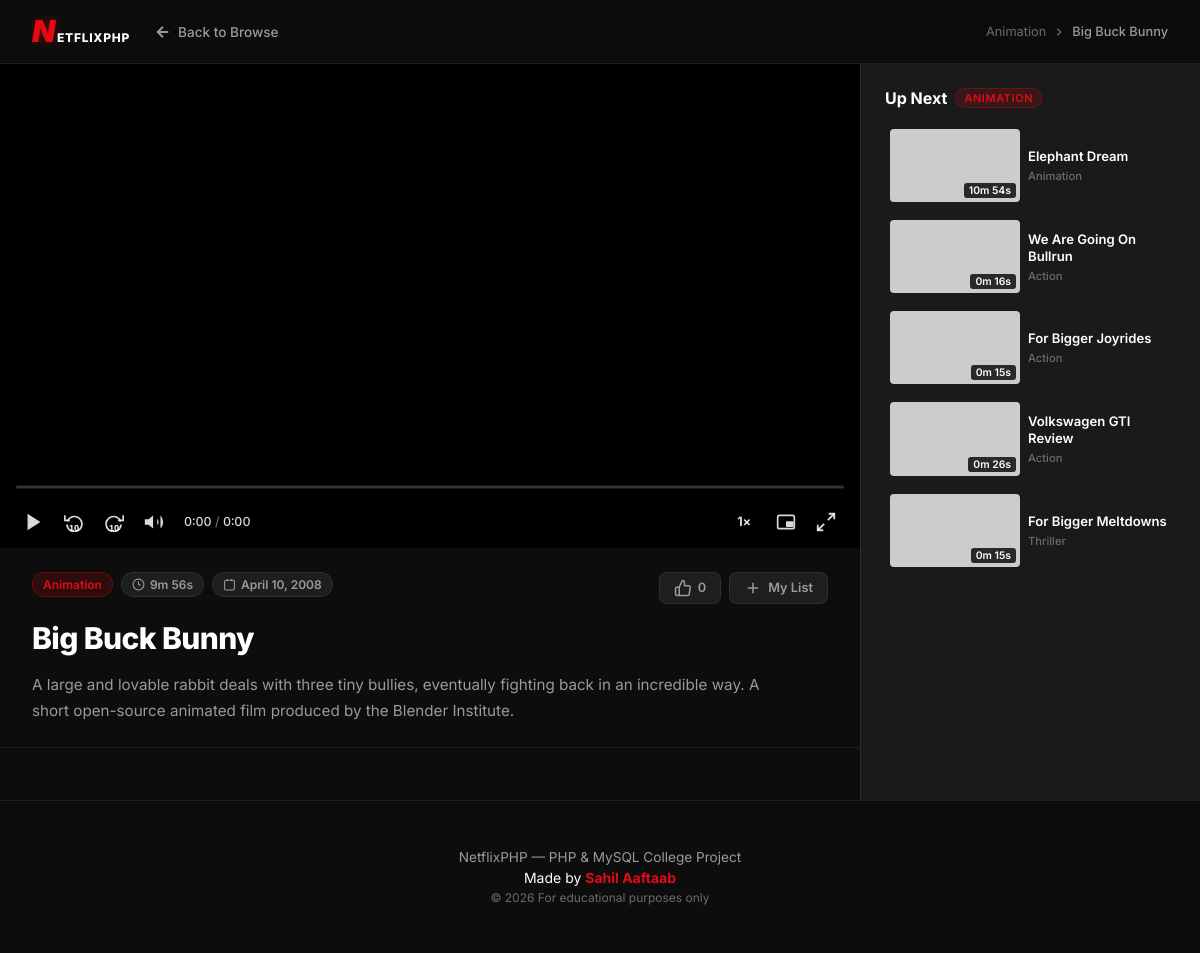
Screenshot of /player.php?id=1 with the database file from the repository.
### tables this page shows
CREATE TABLE videos (
    id           INT          UNSIGNED AUTO_INCREMENT PRIMARY KEY,
    title        VARCHAR(255) NOT NULL,
    description  TEXT         NOT NULL,
    thumbnail_url VARCHAR(500) NOT NULL,
    video_url    VARCHAR(500) NOT NULL,
    duration     VARCHAR(20)  NOT NULL,
    genre        VARCHAR(100) NOT NULL,
    upload_date  DATE         NOT NULL,
    created_at   TIMESTAMP    DEFAULT CURRENT_TIMESTAMP
);

### player.php (the view, shortened to what this page needs)
<?php
require_once 'db_connect.php';
$video_id = filter_input(INPUT_GET, 'id', FILTER_VALIDATE_INT);
try {
    $stmt = $pdo->prepare(
        "SELECT id, title, description, thumbnail_url, video_url, duration, genre, upload_date
           FROM videos
          WHERE id = :id
          LIMIT 1"
    );
    $stmt->execute([':id' => $video_id]);
    $video = $stmt->fetch();
} catch (PDOException $e) {
    $video = null;
}
    ?>
    <?php
try {
    $rel_stmt = $pdo->prepare(
        "SELECT id, title, thumbnail_url, duration, genre
           FROM videos
          WHERE genre = :genre
            AND id  != :current_id
          ORDER BY upload_date DESC
          LIMIT 6"
    );
    $rel_stmt->execute([
        ':genre'      => $video['genre'],
        ':current_id' => $video_id,
    ]);
    $related = $rel_stmt->fetchAll();
    if (count($related) < 4) {
        $extra_ids   = array_column($related, 'id');
        $extra_ids[] = $video_id;
        $placeholders = implode(',', array_fill(0, count($extra_ids), '?'));
        $extra_stmt  = $pdo->prepare(
            "SELECT id, title, thumbnail_url, duration, genre
               FROM videos
              WHERE id NOT IN ($placeholders)
              ORDER BY RAND()
              LIMIT 4"
        );
        $extra_stmt->execute($extra_ids);
        $related = array_merge($related, $extra_stmt->fetchAll());
    }
} catch (PDOException $e) {
    $related = [];
}
$upload_formatted = date('F j, Y', strtotime($video['upload_date']));
?>
<!DOCTYPE html>
<html lang="en">
<head>
    <link rel="stylesheet" href="css/style.css">
    <link rel="stylesheet" href="css/player.css">
</head>
<body class="player-body">
<nav class="navbar navbar--player" id="navbar">
    <div class="nav-left">
        <a href="index.php" class="logo" aria-label="Back to Home">
            <span class="logo-text" aria-hidden="true">
                <span class="logo-n">N</span><span class="logo-brand">ETFLIXPHP</span>
            </span>
        </a>
        <a href="index.php" class="back-link">
            <svg viewBox="0 0 24 24" fill="none" stroke="currentColor" stroke-width="2.5" width="18" height="18">
                <path d="M19 12H5M12 19l-7-7 7-7"/>
            </svg>
            Back to Browse
        </a>
    </div>
    <div class="nav-breadcrumb" aria-label="breadcrumb">
        <span><?= htmlspecialchars($video['genre']) ?></span>
        <svg viewBox="0 0 24 24" fill="none" stroke="currentColor" stroke-width="2" width="14" height="14"><path d="m9 18 6-6-6-6"/></svg>
        <span class="breadcrumb-current"><?= htmlspecialchars($video['title']) ?></span>
    </div>
</nav>
<div class="player-layout">
    <div class="player-main" id="player-column">
        <div class="player-wrapper" id="player-wrapper">
            <video
                id="main-video"
                class="main-video"
                preload="metadata"
                poster="<?= htmlspecialchars($video['thumbnail_url']) ?>"
                playsinline
                aria-label="<?= htmlspecialchars($video['title']) ?>"
            >
                <source src="<?= htmlspecialchars($video['video_url']) ?>" type="video/mp4">
            </video>
            <div class="custom-controls" id="custom-controls" aria-label="Video controls">
                <div class="progress-container" id="progress-container" role="slider"
                     aria-label="Seek bar" aria-valuemin="0" aria-valuemax="100" aria-valuenow="0"
                     tabindex="0">
                </div>
                <div class="controls-row">
                    <div class="controls-left">
                        <button class="ctrl-btn" id="play-pause-btn" aria-label="Play">
                            <svg id="play-icon" viewBox="0 0 24 24" fill="currentColor" width="22" height="22">
                                <polygon points="5,3 19,12 5,21"/>
                            </svg>
                        </button>
                        <button class="ctrl-btn" id="skip-back-btn" aria-label="Rewind 10 seconds">
                            <svg viewBox="0 0 24 24" fill="none" stroke="currentColor" stroke-width="2" width="20" height="20">
                                <polyline points="1 4 1 10 7 10"/><path d="M3.51 15a9 9 0 1 0 .49-3.56"/>
                            </svg>
                            <span class="skip-label">10</span>
                        </button>
                        <button class="ctrl-btn" id="skip-fwd-btn" aria-label="Forward 10 seconds">
                            <svg viewBox="0 0 24 24" fill="none" stroke="currentColor" stroke-width="2" width="20" height="20">
                                <polyline points="23 4 23 10 17 10"/><path d="M20.49 15a9 9 0 1 1-.49-3.56"/>
                            </svg>
                            <span class="skip-label">10</span>
                        </button>
                        <div class="volume-group">
                            <button class="ctrl-btn" id="mute-btn" aria-label="Mute">
                                <svg id="vol-icon" viewBox="0 0 24 24" fill="currentColor" width="22" height="22">
                                    <polygon points="11 5 6 9 2 9 2 15 6 15 11 19 11 5"/>
                                    <path d="M19.07 4.93a10 10 0 0 1 0 14.14M15.54 8.46a5 5 0 0 1 0 7.07"/>
                                </svg>
                            </button>
                        </div>
                        <span class="time-display" id="time-display" aria-live="off">
                            <span id="current-time">0:00</span>
                            <span class="time-sep"> / </span>
                            <span id="total-time">0:00</span>
                        </span>
                    </div>
                    <div class="controls-right">
                        <div class="speed-group">
                            <button class="ctrl-btn speed-btn" id="speed-btn" aria-label="Playback speed" aria-haspopup="listbox">
                                <span id="speed-label">1×</span>
                            </button>
                        </div>
                        <button class="ctrl-btn" id="pip-btn" aria-label="Picture in Picture">
                            <svg viewBox="0 0 24 24" fill="none" stroke="currentColor" stroke-width="2" width="20" height="20">
                                <rect x="2" y="4" width="20" height="16" rx="2"/>
                                <rect x="12" y="11" width="9" height="7" rx="1" fill="currentColor" stroke="none"/>
                            </svg>
                        </button>
                        <button class="ctrl-btn" id="fullscreen-btn" aria-label="Fullscreen">
                            <svg id="expand-icon" viewBox="0 0 24 24" fill="none" stroke="currentColor" stroke-width="2" width="22" height="22">
                                <polyline points="15 3 21 3 21 9"/><polyline points="9 21 3 21 3 15"/>
                                <line x1="21" y1="3" x2="14" y2="10"/><line x1="3" y1="21" x2="10" y2="14"/>
                            </svg>
                        </button>
                    </div>
                </div>
            </div>
            <div class="center-click-overlay" id="center-overlay" aria-hidden="true">
            </div>
        </div>
        <div class="video-meta-section" id="video-meta">
            <div class="meta-top">
                <div class="meta-badges">
                    <span class="badge badge--genre"><?= htmlspecialchars($video['genre']) ?></span>
                    <span class="badge badge--duration">
                        <svg viewBox="0 0 24 24" fill="none" stroke="currentColor" stroke-width="2" width="13" height="13">
                            <circle cx="12" cy="12" r="10"/><polyline points="12 6 12 12 16 14"/>
                        </svg>
                        <?= htmlspecialchars($video['duration']) ?>
                    </span>
                    <span class="badge badge--date">
                        <svg viewBox="0 0 24 24" fill="none" stroke="currentColor" stroke-width="2" width="13" height="13">
                            <rect x="3" y="4" width="18" height="18" rx="2"/><line x1="16" y1="2" x2="16" y2="6"/><line x1="8" y1="2" x2="8" y2="6"/>
                        </svg>
                        <?= htmlspecialchars($upload_formatted) ?>
                    </span>
                </div>
                <div class="meta-actions">
                    <button class="action-btn" id="like-btn" aria-label="Like this video" title="Like">
                        <svg viewBox="0 0 24 24" fill="none" stroke="currentColor" stroke-width="2" width="18" height="18">
                            <path d="M14 9V5a3 3 0 0 0-3-3l-4 9v11h11.28a2 2 0 0 0 2-1.7l1.38-9a2 2 0 0 0-2-2.3H14z"/>
                            <path d="M7 22H4a2 2 0 0 1-2-2v-7a2 2 0 0 1 2-2h3"/>
                        </svg>
                        <span id="like-count">0</span>
                    </button>
                    <button class="action-btn" id="watchlist-btn" aria-label="Add to watchlist" title="Watchlist">
                        <svg viewBox="0 0 24 24" fill="none" stroke="currentColor" stroke-width="2" width="18" height="18">
                            <line x1="12" y1="5" x2="12" y2="19"/><line x1="5" y1="12" x2="19" y2="12"/>
                        </svg>
                        My List
                    </button>
                </div>
            </div>
            <h1 class="video-title" id="video-title-heading"><?= htmlspecialchars($video['title']) ?></h1>
            <p class="video-description"><?= nl2br(htmlspecialchars($video['description'])) ?></p>
        </div>
    </div>
    <aside class="player-sidebar" id="player-sidebar" aria-label="Related videos">
        <h2 class="sidebar-title">
            Up Next
            <span class="sidebar-genre-tag"><?= htmlspecialchars($video['genre']) ?></span>
        </h2>
        <?php if (!empty($related)): ?>
        <div class="related-list" id="related-list">
            <?php foreach ($related as $rel): ?>
            <a href="player.php?id=<?= (int)$rel['id'] ?>"
               class="related-card"
               id="related-<?= (int)$rel['id'] ?>"
               aria-label="Watch <?= htmlspecialchars($rel['title']) ?>">
                <div class="related-thumb-wrap">
                    <img
                        src="<?= htmlspecialchars($rel['thumbnail_url']) ?>"
                        alt="<?= htmlspecialchars($rel['title']) ?> thumbnail"
                        class="related-thumb"
                        loading="lazy"
                        onerror="this.src='https://via.placeholder.com/320x180/1a1a1a/E50914?text=No+Image'"
                    >
                    <span class="related-duration"><?= htmlspecialchars($rel['duration']) ?></span>
                </div>
                <div class="related-info">
                    <p class="related-title"><?= htmlspecialchars($rel['title']) ?></p>
                    <span class="related-genre"><?= htmlspecialchars($rel['genre']) ?></span>
                </div>
            </a>
            <?php endforeach; ?>
        </div>
        <?php else: ?>
        <p class="no-related">No related videos found.</p>
        <?php endif; ?>
    </aside>
</div>
<footer class="footer footer--player">
    <p class="footer-text">NetflixPHP &mdash; PHP &amp; MySQL College Project</p>
    <p class="footer-credit">Made by <strong>Sahil Aaftaab</strong></p>
    <p class="footer-sub">&copy; <?= date('Y') ?> For educational purposes only</p>
</footer>
</body>
</html>

### css/style.css (style rules this page uses)
:root { --clr-accent: #E50914; --clr-accent-dark: #b20710; --clr-accent-glow: rgba(229, 9, 20, 0.35); --clr-bg: #141414; --clr-bg-secondary: #1a1a1a; --clr-bg-card: #1f1f1f; --clr-bg-overlay: rgba(0, 0, 0, 0.75); --clr-text: #ffffff; --clr-text-muted: #9a9a9a; --clr-text-dim: #6b6b6b; --clr-border: rgba(255, 255, 255, 0.08); --font-main: 'Inter', -apple-system, BlinkMacSystemFont, 'Segoe UI', sans-serif; --sp-xs: 0.25rem; --sp-sm: 0.5rem; --sp-md: 1rem; --sp-lg: 1.5rem; --sp-xl: 2rem; --sp-2xl: 3rem; --radius-sm: 4px; --radius-md: 8px; --radius-lg: 12px; --radius-xl: 16px; --shadow-card: 0 8px 32px rgba(0, 0, 0, 0.6); --shadow-glow: 0 0 20px var(--clr-accent-glow); --ease-smooth: cubic-bezier(0.25, 0.46, 0.45, 0.94); --duration-fast: 150ms; --duration-normal: 250ms; --duration-slow: 400ms; --navbar-h: 64px; }
*, *::before, *::after { box-sizing: border-box; margin: 0; padding: 0; }
html { font-size: 16px; scroll-behavior: smooth; -webkit-text-size-adjust: 100%; }
body { font-family: var(--font-main); background-color: var(--clr-bg); color: var(--clr-text); min-height: 100vh; overflow-x: hidden; -webkit-font-smoothing: antialiased; -moz-osx-font-smoothing: grayscale; }
.navbar { position: fixed; top: 0; left: 0; right: 0; z-index: 1000; height: var(--navbar-h); display: flex; align-items: center; justify-content: space-between; padding: 0 var(--sp-xl); gap: var(--sp-lg); background: linear-gradient(to bottom, rgba(0,0,0,0.85) 0%, transparent 100%); transition: background var(--duration-normal) var(--ease-smooth), box-shadow var(--duration-normal) var(--ease-smooth); }
.logo { display: flex; align-items: center; text-decoration: none; flex-shrink: 0; }
.logo-text { display: inline-flex; align-items: baseline; gap: 0; line-height: 1; letter-spacing: -0.02em; }
.logo-n { font-size: 1.9rem; font-weight: 900; color: var(--clr-accent); font-style: italic; line-height: 1; text-shadow: 0 0 12px rgba(229, 9, 20, 0.4); }
.logo-brand { font-size: 0.75rem; font-weight: 800; color: var(--clr-text); letter-spacing: 0.06em; text-transform: uppercase; padding-left: 2px; align-self: flex-end; padding-bottom: 3px; }
.nav-left { display: flex; align-items: center; gap: var(--sp-lg); flex-shrink: 0; min-width: 0; overflow: hidden; }
.footer { text-align: center; padding: var(--sp-2xl) var(--sp-xl); border-top: 1px solid var(--clr-border); margin-top: var(--sp-2xl); }
.footer-text { font-size: 0.85rem; color: var(--clr-text-muted); margin-bottom: var(--sp-xs); }
.footer-credit { font-size: 0.875rem; color: var(--clr-text); margin-bottom: var(--sp-xs); }
.footer-credit strong { color: var(--clr-accent); font-weight: 700; }
.footer-sub { font-size: 0.75rem; color: var(--clr-text-dim); }

### rows the page displays
videos: genre "Animation", title "Big Buck Bunny", duration "9m 56s", upload_date "April 10, 2008", description "A large and lovable rabbit deals with three tiny bullies, eventually fighting back in an incredible way. A short open-source animated film produced by the Blender Institute.", genre "ANIMATION"
videos: duration "10m 54s", title "Elephant Dream", genre "Animation"
videos: duration "0m 16s", title "We Are Going On Bullrun", genre "Action"
videos: duration "0m 15s", title "For Bigger Joyrides", genre "Action"
videos: duration "0m 26s", title "Volkswagen GTI Review", genre "Action"
videos: duration "0m 15s", title "For Bigger Meltdowns", genre "Thriller"
